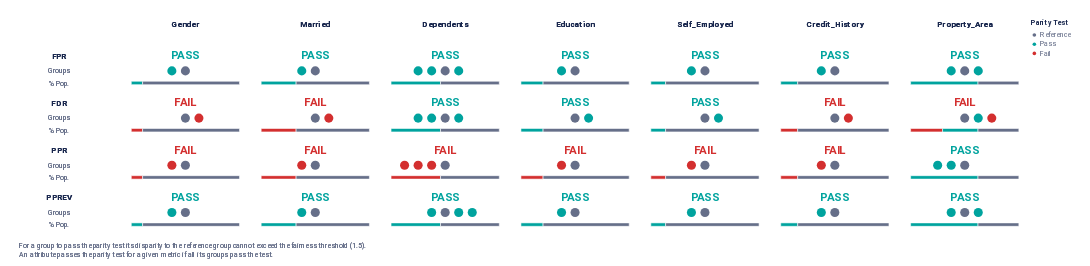

The code cell stored with this chart in its notebook:
### Markdown cell above
# Aequitas Visualizations

### Code cell
audit.summary_plot(metrics=metrics, fairness_threshold=disparity_tolerance)
